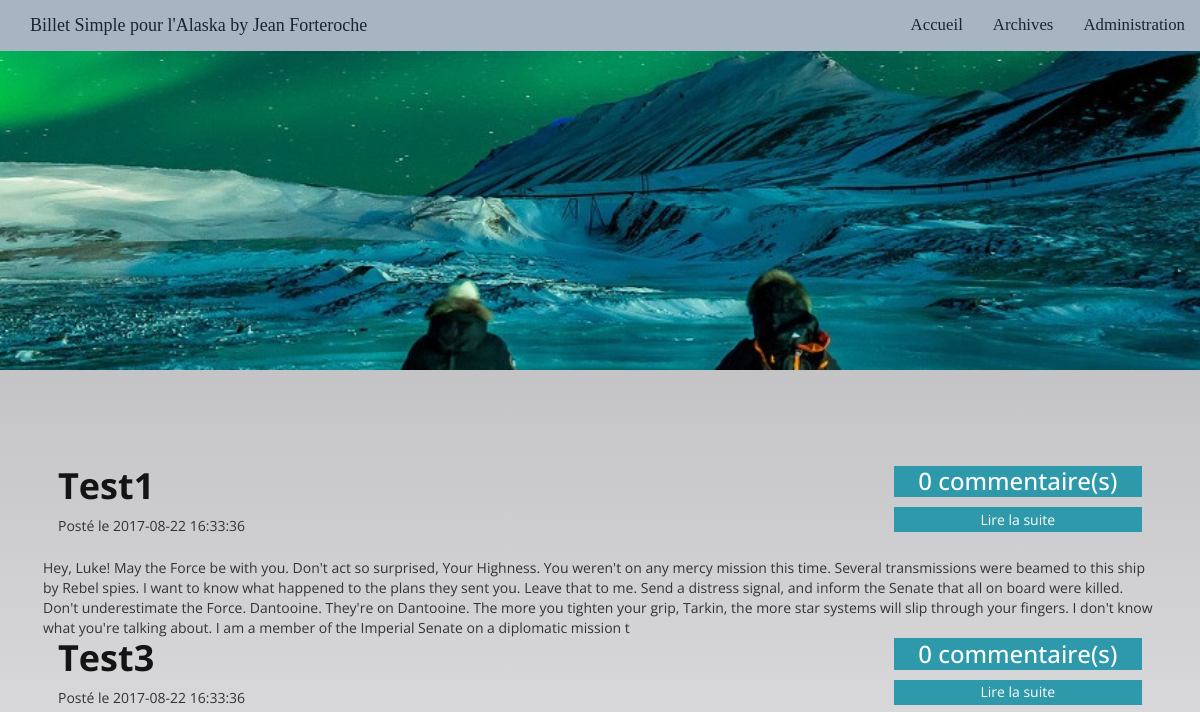
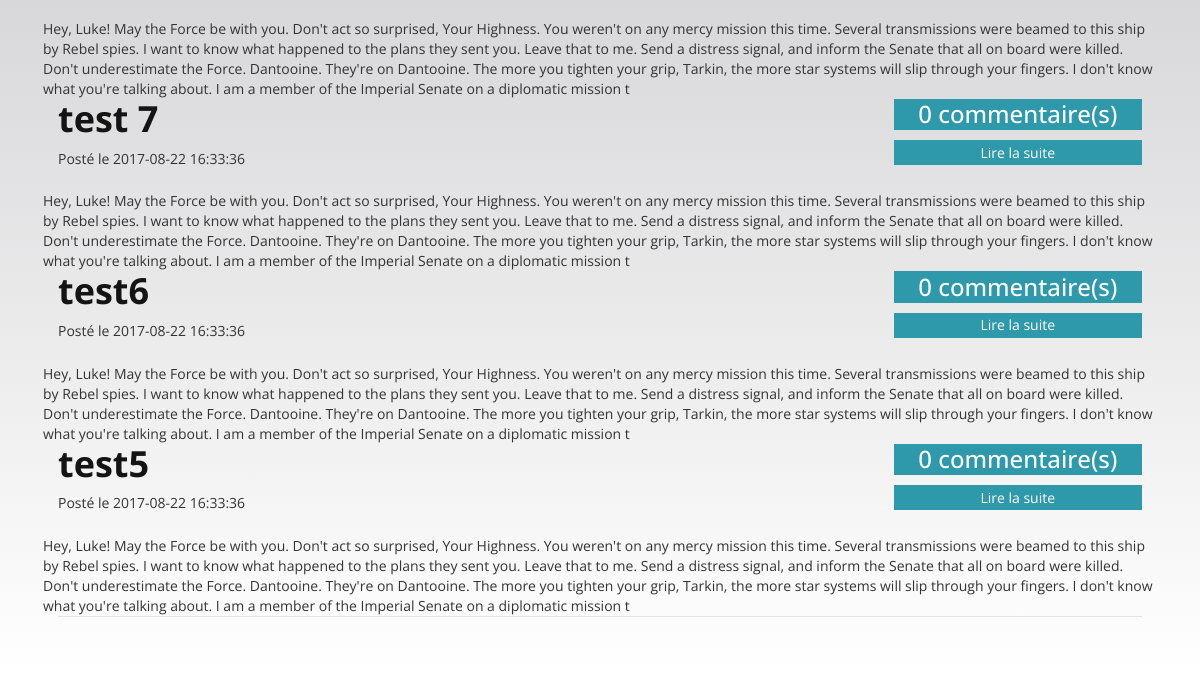
Before: / with the older database file (2 pictures, top to bottom).
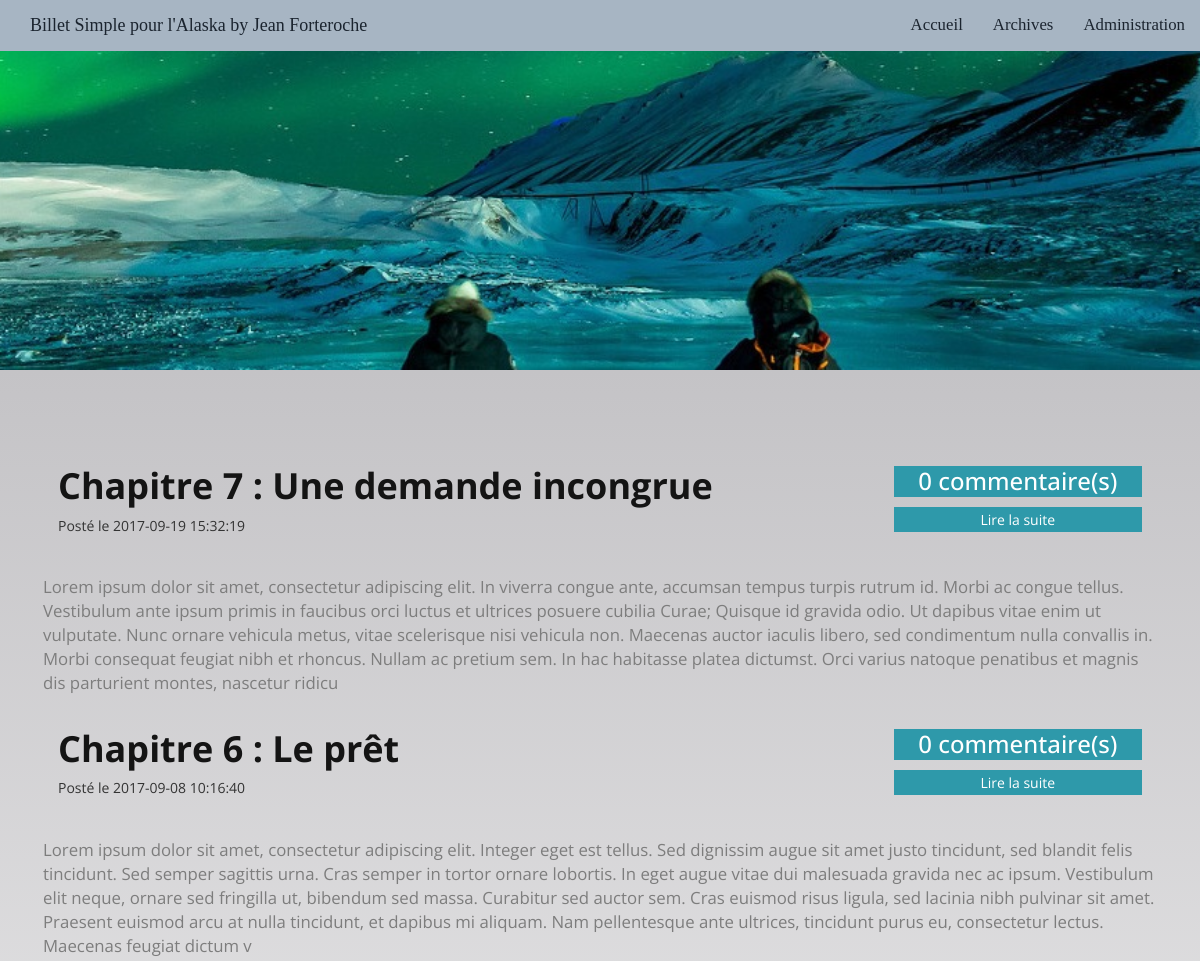
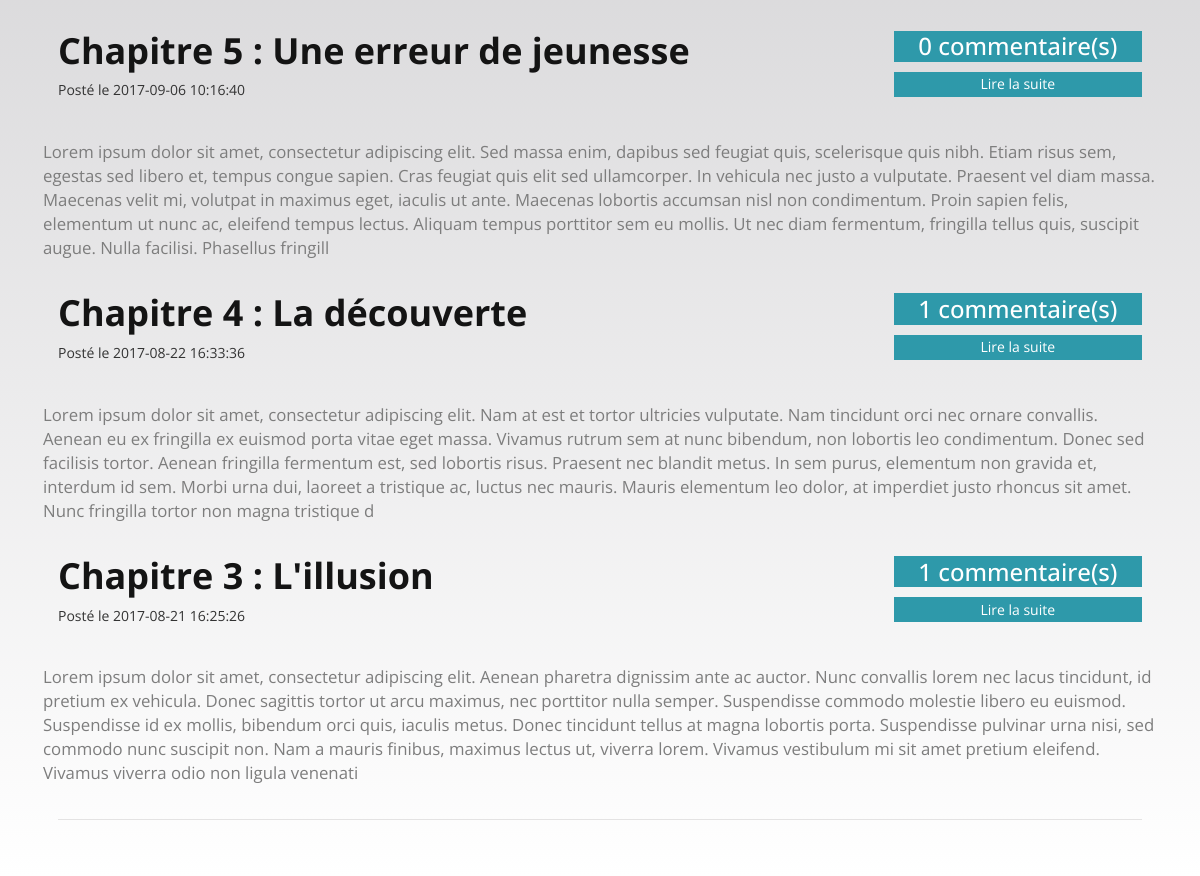
After: the same page with the newer database file (2 pictures, top to bottom).
### tables this page shows
CREATE TABLE `articles` (
  `id` int(11) NOT NULL,
  `title` varchar(255) NOT NULL,
  `content` longtext,
  `date` datetime NOT NULL DEFAULT CURRENT_TIMESTAMP
);

### core/Controller/Controller.php (called while the page is built, shortened)
<?php
class Controller {
    protected $viewPath;
    protected function render($view, $vars =[]){
        extract($vars);
        require($this->viewPath . str_replace('.','/', $view). '.php');
    }
}

### app/Controller/PostsController.php (called while the page is built, shortened)
<?php
class PostsController extends AppController {
    public function index(){
            $posts = $this->Article->getArticlesAndComments();
            $this->render('articles.home', compact('posts'));
    }
}

### core/Table/Table.php (called while the page is built, shortened)
<?php
class Table{
    protected $db;
    public function __construct(MysqlDatabase $db)
    {
        $this->db = $db;
    }
    public function query($statement, $values = null, $one = false){
        if($values){
            return $this->db->prepare(
                $statement,
                $values,
                str_replace('Table','Entity', get_class($this)),
                $one
             );
        } else {
            return $this->db->query(
                $statement,
                str_replace('Table','Entity', get_class($this)),
                $one
            );
        }
    }
}

### core/Database/MysqlDatabase.php (called while the page is built, shortened)
<?php
class MysqlDatabase extends Database {
    private $pdo;
    private function getPDO(){
        if ($this->pdo === null) {
            $pdo = new PDO('mysql:dbname=BlogOPC;host=localhost', 'root', '');
            $pdo->setAttribute(PDO::ATTR_ERRMODE, PDO::ERRMODE_EXCEPTION);
            $pdo->query("SET NAMES UTF8");
            $this->pdo = $pdo;
        }
        return $this->pdo;
    }
    public function query($statement, $class = null, $one = false){
        $res = $this->getPDO()->query($statement);
        if ($class === null){
            $res->setFetchMode(PDO::FETCH_OBJ);
        } else {
            $res->setFetchMode(PDO::FETCH_CLASS, $class);
        }
        if($one){
            $datas = $res->fetch();
        } else {
            $datas = $res->fetchAll();
        }
        return $datas;
    }
}

### app/Table/ArticleTable.php (called while the page is built, shortened)
<?php
class ArticleTable extends Table{
    public function getArticlesAndComments(){
        return $this->query("SELECT articles.id,articles.title,articles.content,articles.date, COUNT(comments.id) AS nb_com FROM articles LEFT JOIN comments
        ON articles.id = comments.articles_id GROUP BY articles.id ORDER BY articles.date DESC LIMIT 5");
    }
}

### app/Autoloader.php (called while the page is built, shortened)
<?php
class Autoloader{
    static function autoload($class)
    {
        if (strpos($class, __NAMESPACE__ . '\\') === 0) {
            $class = str_replace(__NAMESPACE__ . '\\', '', $class);
            $class = str_replace('\\', '/', $class);
        }
    }
}

### core/Autoloader.php (called while the page is built, shortened)
<?php
class Autoloader{
	static function autoload($class)
    {
        if (strpos($class, __NAMESPACE__ . '\\') === 0) {
            $class = str_replace(__NAMESPACE__ . '\\', '', $class);
            $class = str_replace('\\', '/', $class);
        }
    }
}

### app/Entity/ArticleEntity.php (called while the page is built, shortened)
<?php
class ArticleEntity extends Entity {
    public function getUrl(){
            return'index.php?p=posts.show&id=' .$this->id;
        }
}

### core/Entity/Entity.php (called while the page is built, shortened)
<?php
class Entity{
    public function __get($key){
        return $this->$key;
    }
}

### app/Views/articles/home.php (the view)
<div class="content" style="background: none">
    <div class="travelling">
        <?php foreach ( $posts as $post): ?>
         <div>
            <div class="wrap-post">
                 <div class="row">
                     <div class="col-lg-12 travelling1">
                         <div class="row">
                             <div class="col-lg-9">
                                <h1>
                                    <a href="<?= $post->url ?>"><?= $post->title; ?></a>
                                </h1>
                                 Posté le <?= $post->date; ?>
                             </div>
                         <div class="col-lg-3 text-center">
                             <div>
                                 <h3 style="padding:1%;color : white; background-color: #2E99AA; width: 100%; height: 100% ">
                                     <?= $post->nb_com; ?> commentaire(s)
                                 </h3>
                             </div>
                             <a href="<?= $post->url ?>" style="color : white;">
                                 <div style="padding:1%; color : white; background-color: #2E99AA; width: 100%; height: 100% " class="text-center">
                                     Lire la suite
                                 </div>
                             </a>
                         </div>
                         <div class="row">
                             <div class="col-lg-12" style="padding-top: 2%">
                                 <?= substr($post->content, 0, 600); ?>
                             </div>
                         </div>
         </div>
    <?php endforeach; ?>
    </div>
</div>

Changed rows visible on the page:
removed articles: title "Test1", date "2017-08-22 16:33:36", nb_com "0", content "Hey, Luke! May the Force be with you. Don't act so surprised, Your Highness. You weren't on any mercy mission this time. Several transmissions were beamed to this ship by Rebel spies. I want to know what happened to the plans they sent you. Leave that to me. Send a distress signal, and inform the Senate that all on board were killed. Don't underestimate the Force. Dantooine. They're on Dantooine. The more you tighten your grip, Tarkin, the more star systems will slip through your fingers. I don't know what you're talking about. I am a member of the Imperial Senate on a diplomatic mission t"
removed articles: title "Test3", date "2017-08-22 16:33:36", nb_com "0", content "Hey, Luke! May the Force be with you. Don't act so surprised, Your Highness. You weren't on any mercy mission this time. Several transmissions were beamed to this ship by Rebel spies. I want to know what happened to the plans they sent you. Leave that to me. Send a distress signal, and inform the Senate that all on board were killed. Don't underestimate the Force. Dantooine. They're on Dantooine. The more you tighten your grip, Tarkin, the more star systems will slip through your fingers. I don't know what you're talking about. I am a member of the Imperial Senate on a diplomatic mission t"
removed articles: title "test 7", date "2017-08-22 16:33:36", nb_com "0", content "Hey, Luke! May the Force be with you. Don't act so surprised, Your Highness. You weren't on any mercy mission this time. Several transmissions were beamed to this ship by Rebel spies. I want to know what happened to the plans they sent you. Leave that to me. Send a distress signal, and inform the Senate that all on board were killed. Don't underestimate the Force. Dantooine. They're on Dantooine. The more you tighten your grip, Tarkin, the more star systems will slip through your fingers. I don't know what you're talking about. I am a member of the Imperial Senate on a diplomatic mission t"
removed articles: title "test5", date "2017-08-22 16:33:36", nb_com "0", content "Hey, Luke! May the Force be with you. Don't act so surprised, Your Highness. You weren't on any mercy mission this time. Several transmissions were beamed to this ship by Rebel spies. I want to know what happened to the plans they sent you. Leave that to me. Send a distress signal, and inform the Senate that all on board were killed. Don't underestimate the Force. Dantooine. They're on Dantooine. The more you tighten your grip, Tarkin, the more star systems will slip through your fingers. I don't know what you're talking about. I am a member of the Imperial Senate on a diplomatic mission t"
added articles: title "Chapitre 7 : Une demande incongrue", date "2017-09-19 15:32:19", nb_com "0", content "Lorem ipsum dolor sit amet, consectetur adipiscing elit. In viverra congue ante, accumsan tempus turpis rutrum id. Morbi ac congue tellus. Vestibulum ante ipsum primis in faucibus orci luctus et ultrices posuere cubilia Curae; Quisque id gravida odio. Ut dapibus vitae enim ut vulputate. Nunc ornare vehicula metus, vitae scelerisque nisi vehicula non. Maecenas auctor iaculis libero, sed condimentum nulla convallis in. Morbi consequat feugiat nibh et rhoncus. Nullam ac pretium sem. In hac habitasse platea dictumst. Orci varius natoque penatibus et magnis dis parturient montes, nascetur ridicu"
added articles: title "Chapitre 6 : Le prêt", date "2017-09-08 10:16:40", nb_com "0", content "Lorem ipsum dolor sit amet, consectetur adipiscing elit. Integer eget est tellus. Sed dignissim augue sit amet justo tincidunt, sed blandit felis tincidunt. Sed semper sagittis urna. Cras semper in tortor ornare lobortis. In eget augue vitae dui malesuada gravida nec ac ipsum. Vestibulum elit neque, ornare sed fringilla ut, bibendum sed massa. Curabitur sed auctor sem. Cras euismod risus ligula, sed lacinia nibh pulvinar sit amet. Praesent euismod arcu at nulla tincidunt, et dapibus mi aliquam. Nam pellentesque ante ultrices, tincidunt purus eu, consectetur lectus. Maecenas feugiat dictum v"
added articles: title "Chapitre 5 : Une erreur de jeunesse", date "2017-09-06 10:16:40", nb_com "0", content "Lorem ipsum dolor sit amet, consectetur adipiscing elit. Sed massa enim, dapibus sed feugiat quis, scelerisque quis nibh. Etiam risus sem, egestas sed libero et, tempus congue sapien. Cras feugiat quis elit sed ullamcorper. In vehicula nec justo a vulputate. Praesent vel diam massa. Maecenas velit mi, volutpat in maximus eget, iaculis ut ante. Maecenas lobortis accumsan nisl non condimentum. Proin sapien felis, elementum ut nunc ac, eleifend tempus lectus. Aliquam tempus porttitor sem eu mollis. Ut nec diam fermentum, fringilla tellus quis, suscipit augue. Nulla facilisi. Phasellus fringill"
changed articles: title "test6" → "Chapitre 4 : La découverte"; nb_com "0" → "1"; content "Hey, Luke! May the Force be with you. Don't act so surprised, Your Highness. You weren't on any mercy mission this time. Several transmissions were beamed to this ship by Rebel spies. I want to know what happened to the plans they sent you. Leave that to me. Send a distress signal, and inform the Senate that all on board were killed. Don't underestimate the Force. Dantooine. They're on Dantooine. The more you tighten your grip, Tarkin, the more star systems will slip through your fingers. I don't know what you're talking about. I am a member of the Imperial Senate on a diplomatic mission t" → "Lorem ipsum dolor sit amet, consectetur adipiscing elit. Nam at est et tortor ultricies vulputate. Nam tincidunt orci nec ornare convallis. Aenean eu ex fringilla ex euismod porta vitae eget massa. Vivamus rutrum sem at nunc bibendum, non lobortis leo condimentum. Donec sed facilisis tortor. Aenean fringilla fermentum est, sed lobortis risus. Praesent nec blandit metus. In sem purus, elementum non gravida et, interdum id sem. Morbi urna dui, laoreet a tristique ac, luctus nec mauris. Mauris elementum leo dolor, at imperdiet justo rhoncus sit amet. Nunc fringilla tortor non magna tristique d"
now on this page (row edited): articles: title "Chapitre 3 : L'illusion", date "2017-08-21 16:25:26", nb_com "1", content "Lorem ipsum dolor sit amet, consectetur adipiscing elit. Aenean pharetra dignissim ante ac auctor. Nunc convallis lorem nec lacus tincidunt, id pretium ex vehicula. Donec sagittis tortor ut arcu maximus, nec porttitor nulla semper. Suspendisse commodo molestie libero eu euismod. Suspendisse id ex mollis, bibendum orci quis, iaculis metus. Donec tincidunt tellus at magna lobortis porta. Suspendisse pulvinar urna nisi, sed commodo nunc suscipit non. Nam a mauris finibus, maximus lectus ut, viverra lorem. Vivamus vestibulum mi sit amet pretium eleifend. Vivamus viverra odio non ligula venenati"
